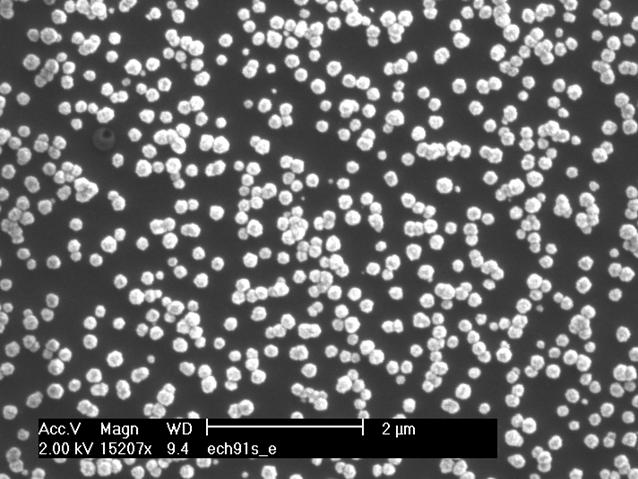
#> input picture M2/TIGD/TP/tp3/grains.jpg, 638 x 479 px
$ python tp3.py
#> lines starting #> are read from the running program, lines starting #| are printed output that depends on the picture; after the words box and inside, x2 and y2 are one past the last pixel; in counts of white or black regions, pixels touching at a corner belong together
import skimage as ski
import numpy as np
from matplotlib import pyplot as plt

def ImgSum(I):
    res = 0
    for line in I:
        for val in line:
            res += val
    return res

def granularite_bin():
    img = ski.io.imread("grains.jpg", as_gray=True)
#> img is the input picture: shape (479, 638) float64; min 0, max 1, mean 0.402

    # seuillage de l'image pour la passer en binaire
    img_seuil = np.where(img>120/256, 1, img)
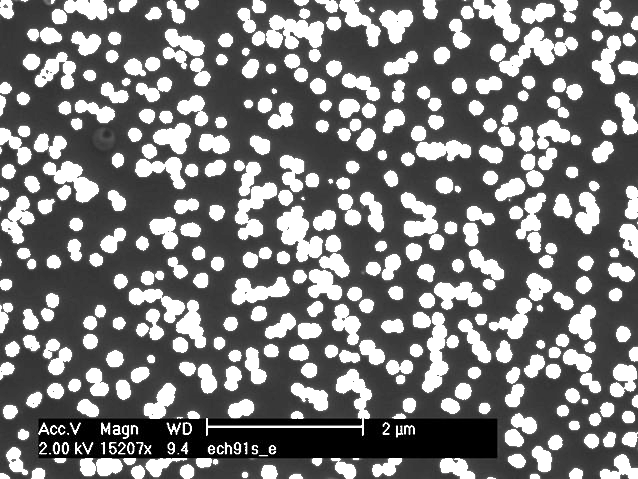
#> img_seuil: shape (479, 638) float64; min 0, max 1, mean 0.468
    img_seuil = np.where(img_seuil<120/256, 0, img_seuil)
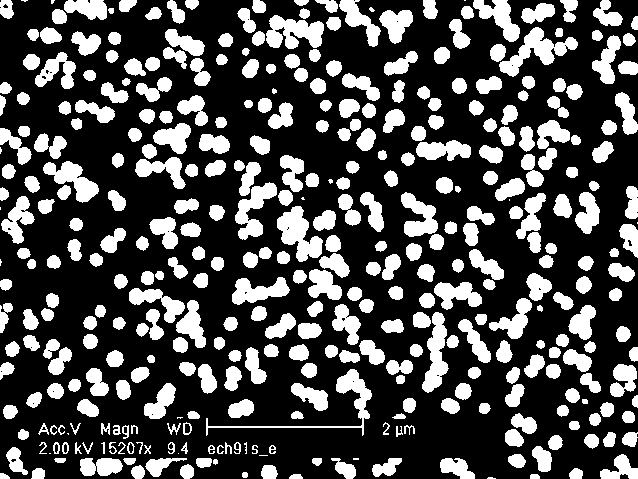
#> img_seuil: shape (479, 638) float64; values 0 (black) and 1 (white), 29.7% white; 386 white regions (18 under 20 px), largest, box (x1, y1, x2, y2) and area: (499, 27, 578, 77) 1389, (277, 206, 323, 262) 1327, (266, 15, 324, 49) 1283

    sum = []
    for i in range(10):
        img_open = ski.morphology.isotropic_opening(img_seuil, i)
        sum.append(ImgSum(img_open))
#> this loop made 10 passes
#> pass 2, in granularite_bin, `img_open = ski.morphology.isotropic_opening(img_seuil, i)`:
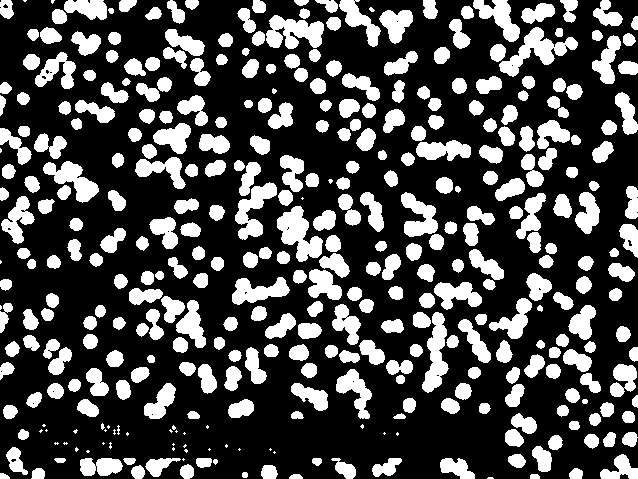
#> img_open: shape (479, 638) bool; 29.1% white; 380 white regions (43 under 20 px), largest, box (x1, y1, x2, y2) and area: (499, 27, 578, 77) 1384, (277, 206, 323, 262) 1324, (266, 15, 324, 49) 1279
#> pass 3, in granularite_bin, `img_open = ski.morphology.isotropic_opening(img_seuil, i)`:
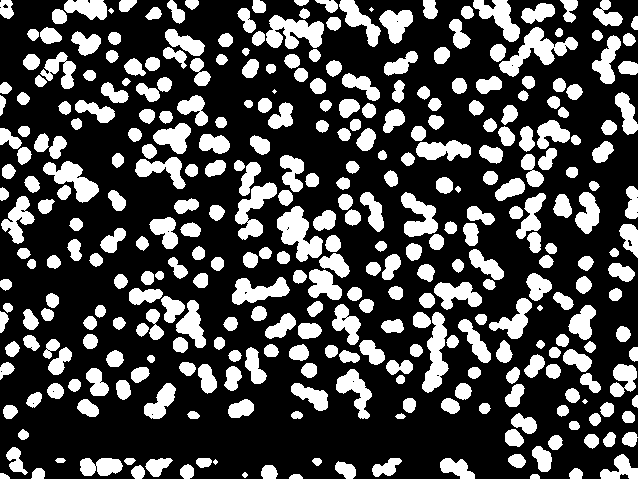
#> img_open: shape (479, 638) bool; 28.6% white; 344 white regions (4 under 20 px), largest, box (x1, y1, x2, y2) and area: (499, 27, 578, 77) 1374, (277, 206, 323, 262) 1314, (266, 15, 324, 49) 1265
#> after the loop:
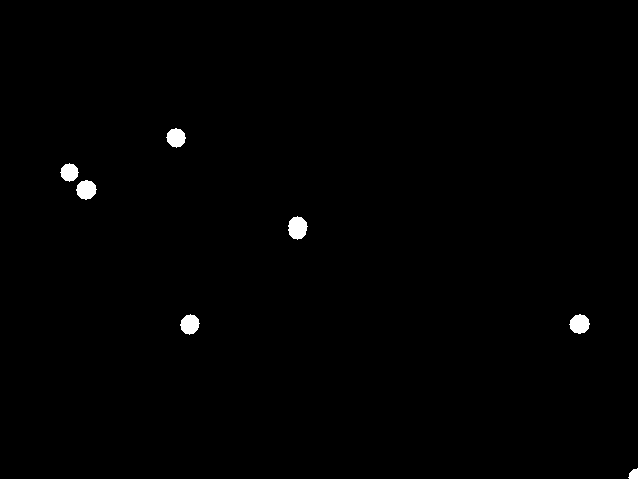
#> img_open: shape (479, 638) bool; 0.61% white; 7 white regions, largest, box (x1, y1, x2, y2) and area: (288, 216, 308, 240) 350, (76, 180, 97, 200) 305, (569, 314, 590, 334) 305
#> after the loop, sum = [90905, 89001, 87476, 86088, 83792, 77952, 63789, 35143, 9826, 1876]

    sum_percent = []
    max = sum[0]
#> max = 90905
    for i in range(10):
        sum_percent.append(sum[i]*100/max)
#> after the loop, sum_percent = [100, 97.91, 96.23, 94.7, 92.18, 85.75, 70.17, 38.66, 10.81, 2.06]

    sum_new = []
    x_new = []
    for i in range(9):
        x_new.append((i + i + 1) / 2)
        sum_new.append(sum_percent[i+1]-sum_percent[i])
#> after the loop, sum_new = [-2.09, -1.68, -1.53, -2.53, -6.42, -15.58, -31.51, -27.85, -8.75]; x_new = [0.5, 1.5, 2.5, 3.5, 4.5, 5.5, 6.5, 7.5, 8.5]

    plt.plot(sum_percent)
    plt.plot(x_new, sum_new)
    plt.show()
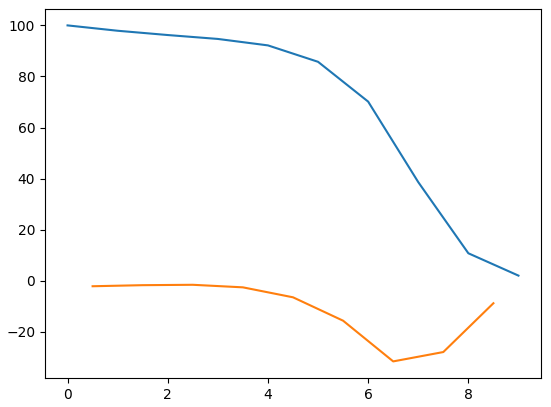
#> figure drawn by matplotlib, 1 panel; curve peaks at x = 0, y = 100

def granularite_pas_bin():
    img = ski.io.imread("grains.jpg", as_gray=True)

    sum = []
    for i in range(10):
        img_open = ski.morphology.opening(img)
        sum.append(ImgSum(img_open))

    sum_percent = []
    max = sum[0]
    for i in range(10):
        sum_percent.append(sum[i]*100/max)

    sum_new = []
    x_new = []
    for i in range(9):
        x_new.append((i + i + 1) / 2)
        sum_new.append(sum_percent[i+1]-sum_percent[i])

    plt.plot(sum_percent)
    plt.plot(x_new, sum_new)
    plt.show()

granularite_bin()
